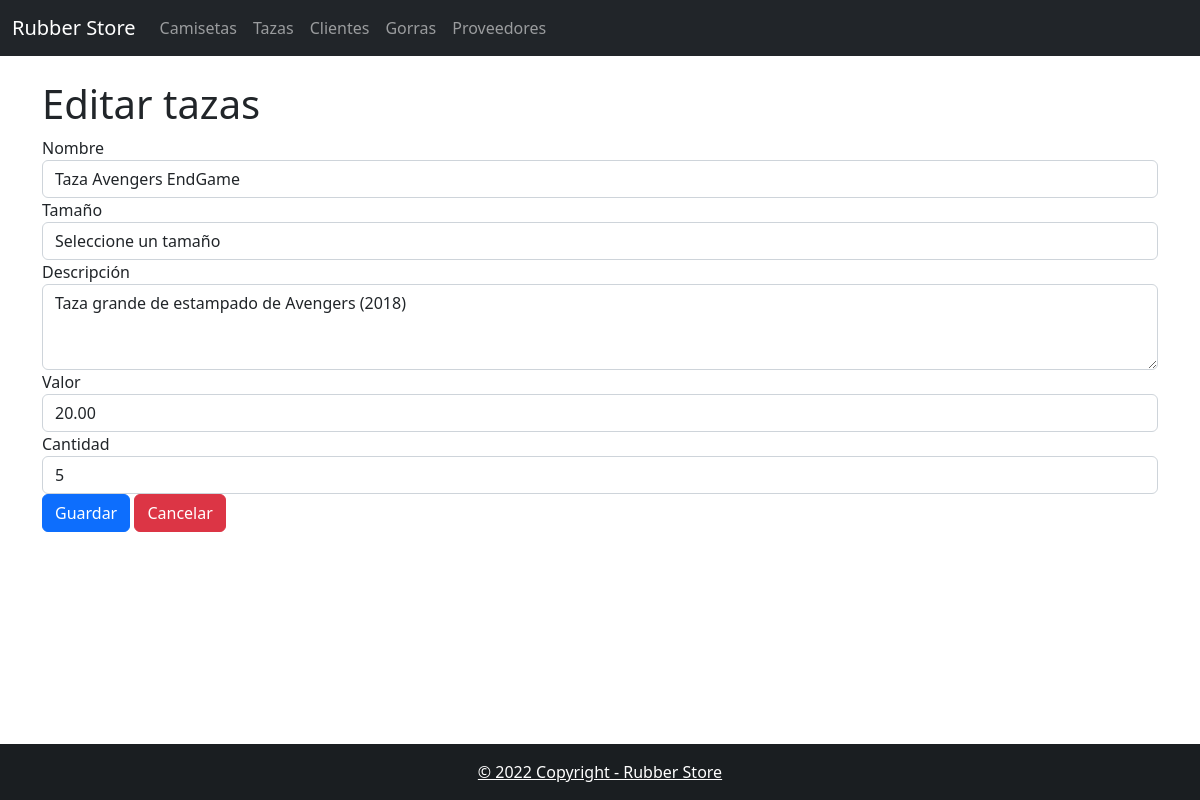
The page /index.php?type=tazas&function=editTaza&id=2 on the database its author committed.
### tables this page shows
CREATE TABLE `tazas` (
  `id` int(11) NOT NULL,
  `nombre` varchar(100) NOT NULL,
  `tamaño` varchar(100) NOT NULL,
  `descripcion` varchar(100) NOT NULL,
  `valor` decimal(10,2) NOT NULL,
  `cantidad` int(11) NOT NULL,
  `fechaactualizacion` date DEFAULT NULL
);

### controller/TazasController.php (called while the page is built, shortened)
<?php
require_once 'model/dao/TazasDao.php';
class TazasController
{
    private $model;
    public function __construct()
    {
        $this->model = new TazasDao();
    }
    public function editTaza ()
    {
        $id = $_GET['id'];
        $tazas = $this->model->getById($id);
        require_once VTAZAS.'edit.php';
    }
}
?>

### controller/FrontController.php (called while the page is built, shortened)
<?php
class FrontController
{
    public function ruteo()
    {
        $funcion = (!empty($_REQUEST['function'])) ? htmlentities($_REQUEST['function']) : FUNCION_PRINCIPAL;
        $cont = new  $controlador();
        $cont->$funcion();
    }
}

### index.php (called while the page is built)
<?php
require_once 'controller/FrontController.php';
$front = new FrontController();
$front->ruteo();

### config/Conexion.php (called while the page is built)
<?php
class Conexion {
    public static function getConexion() {
        $dsn = 'mysql:host=localhost;port=3306;dbname=' . DBNAME;
        $conexion = null;
        try {
            $conexion = new PDO($dsn, DBUSER, DBPASSWORD);
            $conexion->setAttribute(PDO::ATTR_ERRMODE, PDO::ERRMODE_EXCEPTION);
        } catch (Exception $e) {
            echo $e;
            die("error " . $e->getMessage());
        }
        return $conexion;
    }
}

### model/dao/TazasDao.php (called while the page is built, shortened)
<?php
require_once "config/Conexion.php";
class TazasDao
{
    private $con;
    static private $getById = "SELECT * FROM tazas WHERE  id= :id";
    public function __construct()
    {
        $this->con = Conexion::getConexion();
    }
    public function getById($id)
    {
        $stmt = $this->con->prepare(TazasDao::$getById);
        $data = ["id" => $id];
        $stmt->execute($data);
        return $stmt->fetch(PDO::FETCH_ASSOC);
    }
}
?>

### view/tazas/tazas.edit.php (the view, shortened to what this page needs)
<div class="container">
    <div class="row">
        <div class="col-12">
            <h1>Editar tazas</h1>
            <form action="index.php?type=tazas&function=edit" method="POST" name="formtazassEdit" id="formtazassEdit">
                <div class="form-group">
                    <label for="nombre">Nombre</label>
                    <input type="text" class="form-control" name="nombre" id="nombre" placeholder="Nombre de la taza" value="<?php echo $tazas['nombre']?>" required>
                </div>
                <div class="form-group">
                    <label for="tamano">Tamaño</label>
                    <select class="form-control" name="tamano" id="tamano" required>
                        <option value="">Seleccione un tamaño</option>
                    </select>
                </div>
                <div class="form-group">
                    <label for="descripcion">Descripción</label>
                    <textarea class="form-control" name="descripcion" id="descripcion" rows="3" placeholder="Descripción de la tazas" required><?php echo $tazas['descripcion']?></textarea>
                </div>
                <div class="form-group">
                    <label for="valor">Valor</label>
                    <input type="number" class="form-control" name="valor" id="valor" placeholder="Valor de la tazas" value="<?php echo $tazas['valor']?>" required>
                </div>
                <div class="form-group">
                    <label for="cantidad">Cantidad</label>
                    <input type="number" class="form-control" name="cantidad" id="cantidad" placeholder="Cantidad de tazass" value="<?php echo $tazas['cantidad']?>" required>
                </div>
                <div class="form-group mx-auto">
                    <button type="submit" class="btn btn-primary">Guardar</button>
                    <a href="index.php?type=tazas&function=index" class="btn btn-danger">Cancelar</a>
                </div>
            </form>
        </div>
    </div>
</div>

### rows shown on the page
tazas: nombre "Taza Avengers EndGame", descripcion "Taza grande de estampado de Avengers (2018)", valor "20.00", cantidad "5"
